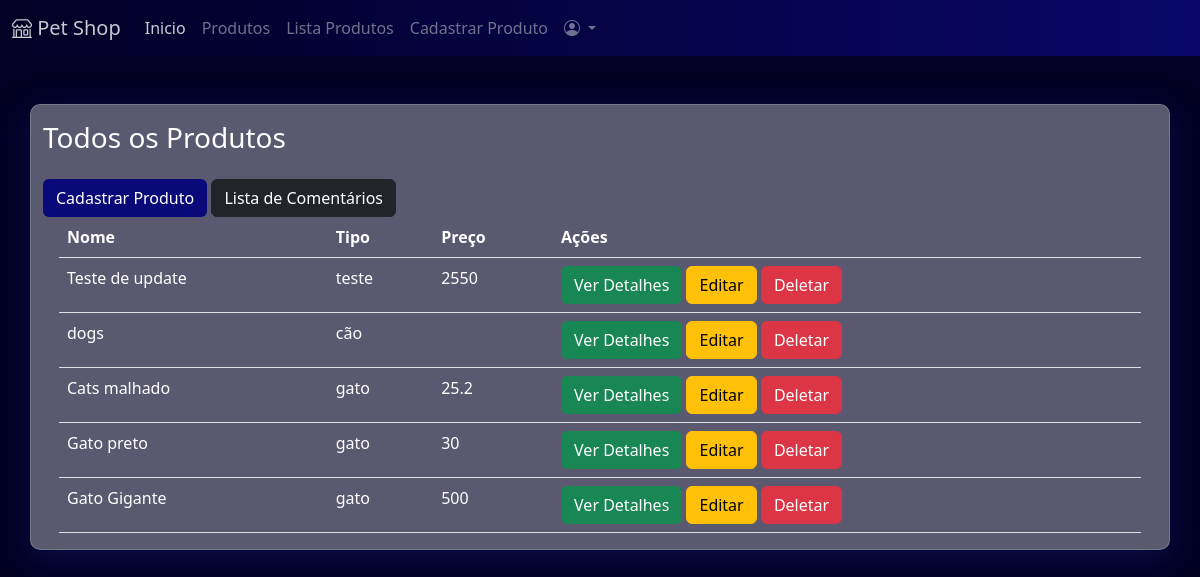
The page /produtos/listaprodutos.php on the database as committed earlier.
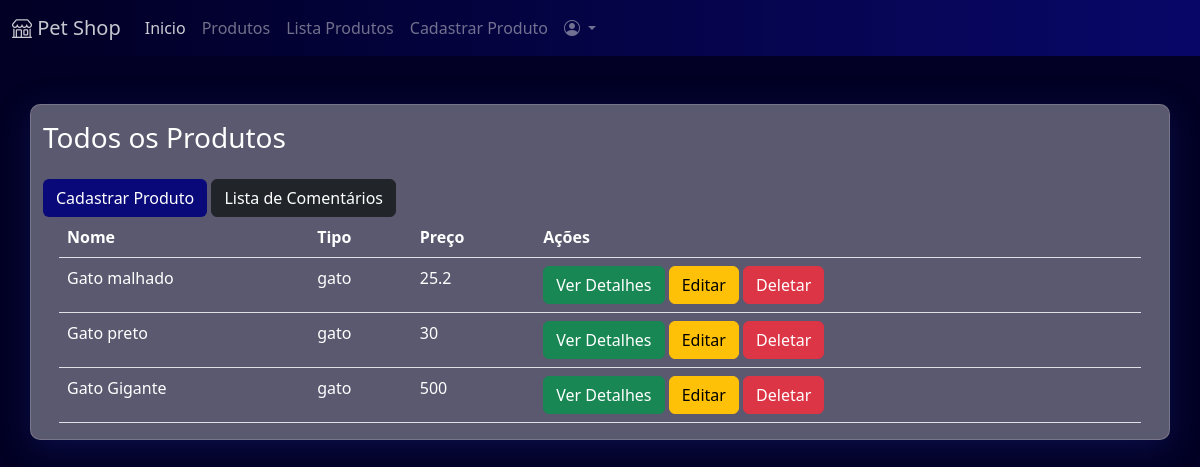
The same page on the database as committed later.
### tables this page shows
CREATE TABLE produtos(
id INTEGER PRIMARY KEY AUTOINCREMENT,
nome TEXT,
tipo TEXT,
descricao TEXT,
preco REAL,
quantidade INTEGER,
imagem TEXT
);

### produtos/listaprodutos.php (the view)
<?php
include '../configuracao/conexao.php';
include '../componentes/header.php';
$todosProdutos = "SELECT * FROM produtos";
$Produtos = $db->query($todosProdutos);
?>
<section class="py-5">
  <div class="container efeito-vidro">
    <div class="py-3">
      <h3>
        Todos os Produtos
      </h3>
    </div>
    <div>
      <a href="cadastro.php" class="btn btn-blue">Cadastrar Produto</a>
      <a href="../comentarios/lista.php" class="btn btn-dark">Lista de Comentários</a>
    </div>
    <div class="table-responsive px-3">
      <table class="table text-white">
        <thead>
          <tr>
            <th>Nome</th>
            <th>Tipo</th>
            <th>Preço</th>
            <th>Ações</th>
          </tr>
        </thead>
        <tbody>
          <?php
          while ($produto = $Produtos->fetchArray()) {
          ?>
            <tr>
              <td><?php echo $produto['nome'] ?></td>
              <td><?php echo $produto['tipo'] ?></td>
              <td><?php echo $produto['preco'] ?></td>
              <td>
                <a href="item.php?u_id=<?php echo $produto['id']; ?>" class="btn btn-success">Ver Detalhes</a>
                <a href="./editarproduto.php?id=<?php echo $produto['id']; ?>" class="btn btn-warning">Editar</a>
                <a href="delete.php?u_id=<?php echo $produto['id']; ?>" class="btn btn-danger">Deletar</a>
              </td>
            </tr>
          <?php
          }
          ?>
        </tbody>
      </table>
    </div>
  </div>
</section>
<?php
include '../componentes/footer.php';
?>

### componentes/header.php (shortened to what this page needs)
<!doctype html>
<html lang="pt-br">
<head>
  <link href="https://cdn.jsdelivr.net/npm/bootstrap@5.2.1/dist/css/bootstrap.min.css" rel="stylesheet">
  <link rel="stylesheet" href="https://cdn.jsdelivr.net/npm/bootstrap-icons@1.9.1/font/bootstrap-icons.css">
  <link rel="stylesheet" href="../componentes/estilo.css">
</head>
<body class="bg-2">
  <nav  class="navbar navbar-expand-lg bg-1 navbar-dark opacidade sticky-top">
    <div class="container-fluid">
      <a class="navbar-brand" href="#">
        <i class="bi bi-shop"></i>
        <span class="text-light">Pet Shop</span>
      </a>
      <div class="collapse navbar-collapse" id="navbarSupportedContent">
        <ul class="navbar-nav me-auto mb-2 mb-lg-0">
          <li class="nav-item">
            <a class="nav-link active" aria-current="page" href="../index.php">Inicio</a>
          </li>
          <li class="nav-item">
            <a class="nav-link" href="../produtos/categorias.php">Produtos</a>
          </li>
          <li class="nav-item">
            <a class="nav-link" href="../produtos/listaprodutos.php">Lista Produtos</a>
          </li>
          <li class="nav-item">
            <a class="nav-link" href="../produtos/cadastro.php" >Cadastrar Produto</a>
          </li>
          <li class="nav-item dropdown">
            <a class="nav-link dropdown-toggle" href="#" role="button" data-bs-toggle="dropdown" aria-expanded="false">
              <i class="bi bi-person-circle"></i>
            </a>
          </li>
        </ul>
      </div>
    </div>
  </nav>

### componentes/footer.php (shortened to what this page needs)
</body>
</html>

### componentes/estilo.css (style rules this page uses)
.bg-1 { background-image: linear-gradient(to right, #020024, #090979); }
.opacidade { opacity: 0.8; }
.bg-2 { background-color: #020024; }
.efeito-vidro { background: rgba(255, 255, 255, 0.35); box-shadow: 0 8px 32px 0 rgba(31, 38, 135, 0.37); backdrop-filter: blur(13.5px); -webkit-backdrop-filter: blur(13.5px); border-radius: 10px; border: 1px solid rgba(255, 255, 255, 0.18); color: #fff; }
.btn-blue { background-color: #090979; color: #fff; }

Rows that differ between the two databases and show on the page:
removed produtos: nome "Teste de update", tipo "teste", preco "2550"
removed produtos: nome "dogs", tipo "cão"
changed produtos: nome "Cats malhado" → "Gato malhado"
